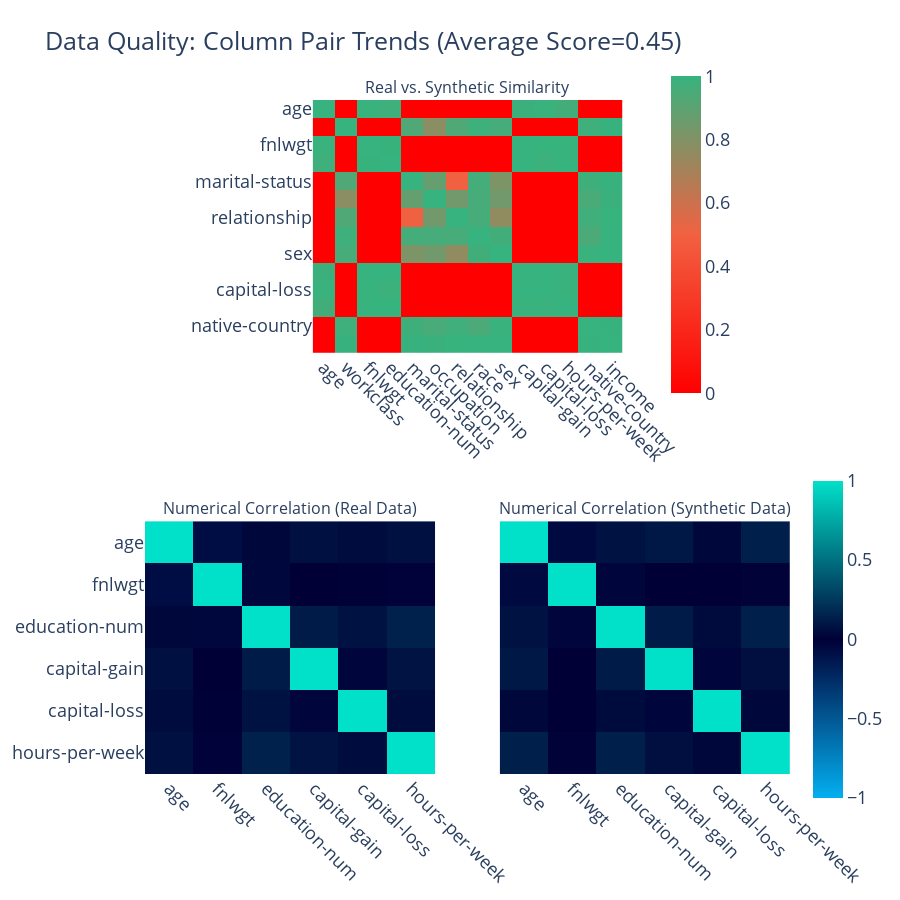

The notebook cell saved with this chart:
### Code cell
quality_report.get_visualization(property_name='Column Pair Trends').show(renderer="vscode")

### Figure 1 — Plotly figure (JSON) as saved in the notebook; plotly's stock layout.template omitted (floating-point values rounded to 4 significant figures; data arrays with more than 128 entries replaced by an {"elided": "..."} marker saying what was removed)
{"data": [{"coloraxis": "coloraxis", "hovertemplate": "<b>Column Pair</b><br>(%{x},%{y})<br><br>Similarity: %{z}<extra></extra>", "type": "heatmap", "x": ["age", "workclass", "fnlwgt", "education-num", "marital-status", "occupation", "relationship", "race", "sex", "capital-gain", "capital-loss", "hours-per-week", "native-country", "income"], "xaxis": "x", "y": ["age", "workclass", "fnlwgt", "education-num", "marital-status", "occupation", "relationship", "race", "sex", "capital-gain", "capital-loss", "hours-per-week", "native-country", "income"], "yaxis": "y", "z": {"elided": "14x14 float values"}}, {"coloraxis": "coloraxis2", "customdata": [[1, -0.058, 0.079, 0.109, 0.034, 0.141], [-0.058, 1, -0.029, -0.001, 0, -0.009], [0.079, -0.029, 1, 0.12, 0.051, 0.141], [0.109, -0.001, 0.12, 1, -0.031, 0.069], [0.034, 0, 0.051, -0.031, 1, 0.037], [0.141, -0.009, 0.141, 0.069, 0.037, 1]], "hovertemplate": "<b>Correlation</b><br>(%{x},%{y})<br><br>Synthetic: %{z}<br>(vs. Real: %{customdata})<extra></extra>", "type": "heatmap", "x": ["age", "fnlwgt", "education-num", "capital-gain", "capital-loss", "hours-per-week"], "xaxis": "x2", "y": ["age", "fnlwgt", "education-num", "capital-gain", "capital-loss", "hours-per-week"], "yaxis": "y2", "z": [[1, -0.074, 0.032, 0.074, 0.053, 0.072], [-0.074, 1, -0.04, -0.001, -0.003, -0.014], [0.032, -0.04, 1, 0.122, 0.081, 0.147], [0.074, -0.001, 0.122, 1, -0.032, 0.083], [0.053, -0.003, 0.081, -0.032, 1, 0.052], [0.072, -0.014, 0.147, 0.083, 0.052, 1]]}, {"coloraxis": "coloraxis2", "customdata": [[1, -0.074, 0.032, 0.074, 0.053, 0.072], [-0.074, 1, -0.04, -0.001, -0.003, -0.014], [0.032, -0.04, 1, 0.122, 0.081, 0.147], [0.074, -0.001, 0.122, 1, -0.032, 0.083], [0.053, -0.003, 0.081, -0.032, 1, 0.052], [0.072, -0.014, 0.147, 0.083, 0.052, 1]], "hovertemplate": "<b>Correlation</b><br>(%{x},%{y})<br><br>Synthetic: %{z}<br>(vs. Real: %{customdata})<extra></extra>", "type": "heatmap", "x": ["age", "fnlwgt", "education-num", "capital-gain", "capital-loss", "hours-per-week"], "xaxis": "x3", "y": ["age", "fnlwgt", "education-num", "capital-gain", "capital-loss", "hours-per-week"], "yaxis": "y3", "z": [[1, -0.058, 0.079, 0.109, 0.034, 0.141], [-0.058, 1, -0.029, -0.001, 0, -0.009], [0.079, -0.029, 1, 0.12, 0.051, 0.141], [0.109, -0.001, 0.12, 1, -0.031, 0.069], [0.034, 0, 0.051, -0.031, 1, 0.037], [0.141, -0.009, 0.141, 0.069, 0.037, 1]]}], "layout": {"annotations": [{"font": {"size": 16}, "showarrow": false, "text": "Real vs. Synthetic Similarity", "x": 0.5, "xanchor": "center", "xref": "paper", "y": 1, "yanchor": "bottom", "yref": "paper"}, {"font": {"size": 16}, "showarrow": false, "text": "Numerical Correlation (Real Data)", "x": 0.225, "xanchor": "center", "xref": "paper", "y": 0.375, "yanchor": "bottom", "yref": "paper"}, {"font": {"size": 16}, "showarrow": false, "text": "Numerical Correlation (Synthetic Data)", "x": 0.775, "xanchor": "center", "xref": "paper", "y": 0.375, "yanchor": "bottom", "yref": "paper"}], "coloraxis": {"cmax": 1, "cmin": 0, "colorbar": {"len": 0.5, "x": 0.8, "y": 0.8}, "colorscale": [[0, "#FF0000"], [0.5, "#F16141"], [1, "#36B37E"]]}, "coloraxis2": {"cmax": 1, "cmin": -1, "colorbar": {"len": 0.5, "y": 0.2}, "colorscale": [[0, "#03AFF1"], [0.5, "#000036"], [1, "#01E0C9"]]}, "font": {"size": 18}, "height": 900, "title": {"text": "Data Quality: Column Pair Trends (Average Score=0.45)"}, "width": 900, "xaxis": {"anchor": "y", "domain": [0.26, 0.74], "tickangle": 45}, "xaxis2": {"anchor": "y2", "domain": [0, 0.45], "tickangle": 45}, "xaxis3": {"anchor": "y3", "domain": [0.55, 1], "matches": "x2", "tickangle": 45}, "yaxis": {"anchor": "x", "autorange": "reversed", "domain": [0.625, 1]}, "yaxis2": {"anchor": "x2", "autorange": "reversed", "domain": [0, 0.375]}, "yaxis3": {"anchor": "x3", "autorange": "reversed", "domain": [0, 0.375], "matches": "y2", "visible": false}}}
